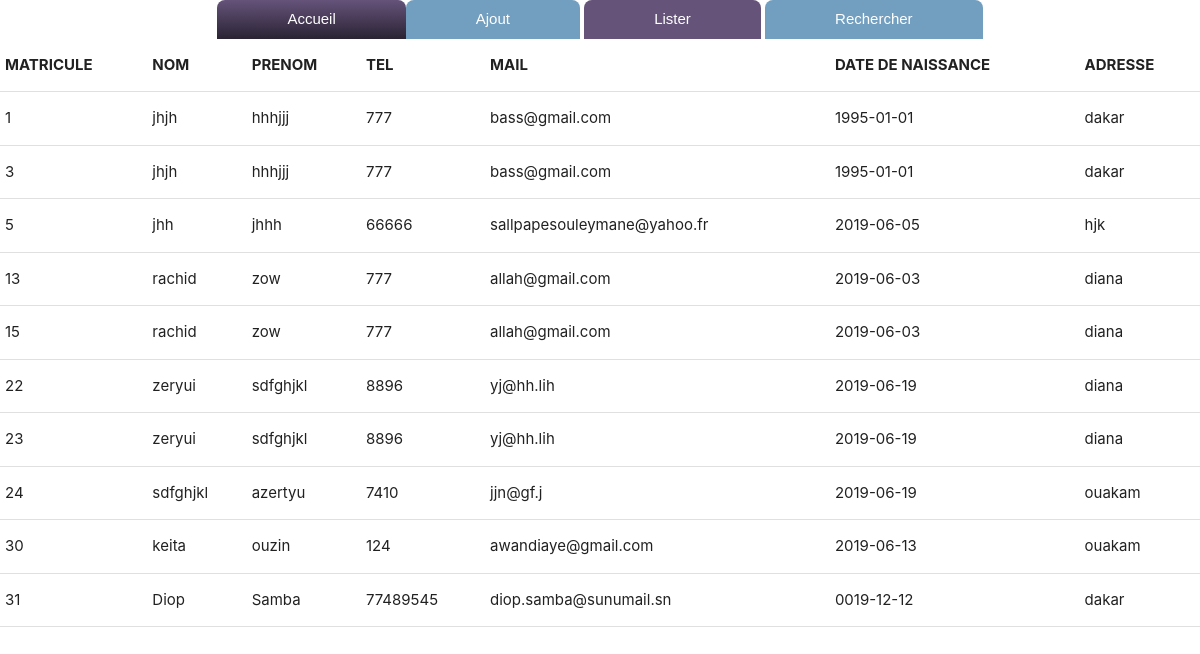
The page /projet4bddAns/listnonboursier.php on the database its author committed.
### tables this page shows
CREATE TABLE `nonboursier` (
  `matricule` int(11) NOT NULL,
  `adresse` varchar(255) NOT NULL
);

CREATE TABLE `etudiant` (
  `matricule` int(11) NOT NULL,
  `nom` varchar(50) NOT NULL,
  `prenom` varchar(50) NOT NULL,
  `tel` int(11) NOT NULL,
  `mail` varchar(50) NOT NULL,
  `date_naissance` date NOT NULL
);

### projet4bddAns/Etudiantservice.php (called while the page is built, shortened)
<?php
    class Etudiantservice{
        protected $pdo;
        public function __construct($login="moonawa", $pass="Awa@771301409", $serveur="localhost", $db="bourse"){
          try{
            $this->pdo = new PDO("mysql:host=$serveur; dbname=$db", $login, $pass);
            $this->pdo -> setAttribute(PDO::ATTR_ERRMODE, PDO::ERRMODE_EXCEPTION);
          }
          catch(PDOException $e){
            echo 'Echec de la connexion :' .$e->getMessage();
          }
        }
        public function listernonboursier(){
        try{
            $prepare=$this->pdo->prepare("SELECT etudiant.matricule as matricule, etudiant.nom as nom,
             etudiant.prenom as prenom ,etudiant.tel as tel , etudiant.mail as mail ,
             etudiant.date_naissance as date_naissance, nonboursier.adresse as adresse
            FROM etudiant ,nonboursier
           WHERE etudiant.matricule = nonboursier.matricule");
           $prepare->execute();
            return $prepare->fetchAll(PDO::FETCH_OBJ);
           return $prepare;
                }
                catch(PDOException $e){
                    throw new Exception ($e->getMessage());
                }
    }
}
?>

### projet4bddAns/listnonboursier.php (the view, shortened to what this page needs)
<!DOCTYPE html>
<html>
<head>
    <link rel="stylesheet" href="https://cdnjs.cloudflare.com/ajax/libs/materialize/1.0.0/css/materialize.min.css">
</head>
<body>
    <?php
    include 'header.php';
$list = new Etudiantservice();
echo'<table>
    <tbody>
        <tr>
        <th>MATRICULE</th>
        <th>NOM</th>
        <th>PRENOM</th>
        <th>TEL</th>
        <th>MAIL</th>
        <th>DATE DE NAISSANCE</th>
        <th>ADRESSE</th>
        </tr>';
        foreach ($list->listernonboursier()  as  $value) {
            echo '
            <tr>
            <td>'.$value->matricule.'</td>
            <td>'.$value->nom.'</td>
            <td>'.$value->prenom.'</td>
            <td>'.$value->tel.'</td>
            <td>'.$value->mail.'</td>
            <td>'.$value->date_naissance.'</td>
            <td>'.$value->adresse.'</td>
        </tr>';
        }
?>
</tbody>
</table>
</body>
</html>

### rows shown on the page
nonboursier: matricule.matricule "1", matricule.nom "jhjh", matricule.prenom "hhhjjj", matricule.tel "777", matricule.mail "bass@gmail.com", matricule.date_naissance "1995-01-01", adresse "dakar"
nonboursier: matricule.matricule "3", matricule.nom "jhjh", matricule.prenom "hhhjjj", matricule.tel "777", matricule.mail "bass@gmail.com", matricule.date_naissance "1995-01-01", adresse "dakar"
nonboursier: matricule.matricule "5", matricule.nom "jhh", matricule.prenom "jhhh", matricule.tel "66666", matricule.mail "sallpapesouleymane@yahoo.fr", matricule.date_naissance "2019-06-05", adresse "hjk"
nonboursier: matricule.matricule "13", matricule.nom "rachid", matricule.prenom "zow", matricule.tel "777", matricule.mail "allah@gmail.com", matricule.date_naissance "2019-06-03", adresse "diana"
nonboursier: matricule.matricule "15", matricule.nom "rachid", matricule.prenom "zow", matricule.tel "777", matricule.mail "allah@gmail.com", matricule.date_naissance "2019-06-03", adresse "diana"
nonboursier: matricule.matricule "22", matricule.nom "zeryui", matricule.prenom "sdfghjkl", matricule.tel "8896", matricule.mail "yj@hh.lih", matricule.date_naissance "2019-06-19", adresse "diana"
nonboursier: matricule.matricule "23", matricule.nom "zeryui", matricule.prenom "sdfghjkl", matricule.tel "8896", matricule.mail "yj@hh.lih", matricule.date_naissance "2019-06-19", adresse "diana"
nonboursier: matricule.matricule "24", matricule.nom "sdfghjkl", matricule.prenom "azertyu", matricule.tel "7410", matricule.mail "jjn@gf.j", matricule.date_naissance "2019-06-19", adresse "ouakam"
nonboursier: matricule.matricule "30", matricule.nom "keita", matricule.prenom "ouzin", matricule.tel "124", matricule.mail "awandiaye@gmail.com", matricule.date_naissance "2019-06-13", adresse "ouakam"
nonboursier: matricule.matricule "31", matricule.nom "Diop", matricule.prenom "Samba", matricule.tel "77489545", matricule.mail "diop.samba@sunumail.sn", matricule.date_naissance "0019-12-12", adresse "dakar"
